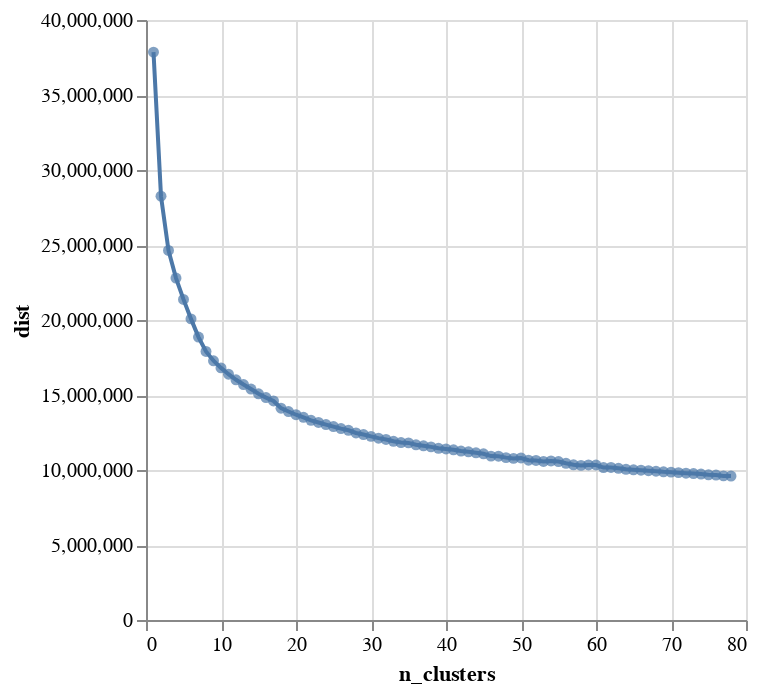

Notebook source saved alongside this figure:
### Code cell
# dist_df = pd.DataFrame({'n_clusters': range(1, len(dists)+1), 'dist': dists})

# dots = alt.Chart(dist_df).mark_circle().encode(
#     x='n_clusters',
#     y='dist',
#     tooltip=['n_clusters', 'dist']
# ).interactive()

# line = alt.Chart(dist_df).mark_line().encode(
#     x='n_clusters',
#     y='dist'
# )

# dots+line

### Figure 1 — Vega-Lite specification as saved in the notebook (floating-point values rounded to 4 significant figures)
{"config": {"view": {"continuousWidth": 300, "continuousHeight": 300}}, "layer": [{"mark": {"type": "circle"}, "encoding": {"tooltip": [{"field": "n_clusters", "type": "quantitative"}, {"field": "dist", "type": "quantitative"}], "x": {"field": "n_clusters", "type": "quantitative"}, "y": {"field": "dist", "type": "quantitative"}}, "name": "view_1"}, {"mark": {"type": "line"}, "encoding": {"x": {"field": "n_clusters", "type": "quantitative"}, "y": {"field": "dist", "type": "quantitative"}}}], "data": {"name": "data-762220774d7cef274e6e5683c25577d1"}, "params": [{"name": "param_1", "select": {"type": "interval", "encodings": ["x", "y"]}, "bind": "scales", "views": ["view_1"]}], "$schema": "https://vega.github.io/schema/vega-lite/v5.20.1.json", "datasets": {"data-762220774d7cef274e6e5683c25577d1": [{"n_clusters": 1, "dist": 37860000.0}, {"n_clusters": 2, "dist": 28250000.0}, {"n_clusters": 3, "dist": 24640000.0}, {"n_clusters": 4, "dist": 22790000.0}, {"n_clusters": 5, "dist": 21370000.0}, {"n_clusters": 6, "dist": 20070000.0}, {"n_clusters": 7, "dist": 18860000.0}, {"n_clusters": 8, "dist": 17900000.0}, {"n_clusters": 9, "dist": 17280000.0}, {"n_clusters": 10, "dist": 16810000.0}, {"n_clusters": 11, "dist": 16380000.0}, {"n_clusters": 12, "dist": 16020000.0}, {"n_clusters": 13, "dist": 15700000.0}, {"n_clusters": 14, "dist": 15400000.0}, {"n_clusters": 15, "dist": 15080000.0}, {"n_clusters": 16, "dist": 14830000.0}, {"n_clusters": 17, "dist": 14600000.0}, {"n_clusters": 18, "dist": 14120000.0}, {"n_clusters": 19, "dist": 13900000.0}, {"n_clusters": 20, "dist": 13680000.0}, {"n_clusters": 21, "dist": 13520000.0}, {"n_clusters": 22, "dist": 13310000.0}, {"n_clusters": 23, "dist": 13170000.0}, {"n_clusters": 24, "dist": 13030000.0}, {"n_clusters": 25, "dist": 12900000.0}, {"n_clusters": 26, "dist": 12760000.0}, {"n_clusters": 27, "dist": 12650000.0}, {"n_clusters": 28, "dist": 12470000.0}, {"n_clusters": 29, "dist": 12360000.0}, {"n_clusters": 30, "dist": 12240000.0}, {"n_clusters": 31, "dist": 12120000.0}, {"n_clusters": 32, "dist": 12040000.0}, {"n_clusters": 33, "dist": 11920000.0}, {"n_clusters": 34, "dist": 11830000.0}, {"n_clusters": 35, "dist": 11810000.0}, {"n_clusters": 36, "dist": 11680000.0}, {"n_clusters": 37, "dist": 11610000.0}, {"n_clusters": 38, "dist": 11540000.0}, {"n_clusters": 39, "dist": 11450000.0}, {"n_clusters": 40, "dist": 11400000.0}, {"n_clusters": 41, "dist": 11350000.0}, {"n_clusters": 42, "dist": 11260000.0}, {"n_clusters": 43, "dist": 11210000.0}, {"n_clusters": 44, "dist": 11150000.0}, {"n_clusters": 45, "dist": 11080000.0}, {"n_clusters": 46, "dist": 10930000.0}, {"n_clusters": 47, "dist": 10920000.0}, {"n_clusters": 48, "dist": 10820000.0}, {"n_clusters": 49, "dist": 10770000.0}, {"n_clusters": 50, "dist": 10800000.0}, {"n_clusters": 51, "dist": 10660000.0}, {"n_clusters": 52, "dist": 10640000.0}, {"n_clusters": 53, "dist": 10570000.0}, {"n_clusters": 54, "dist": 10600000.0}, {"n_clusters": 55, "dist": 10560000.0}, {"n_clusters": 56, "dist": 10450000.0}, {"n_clusters": 57, "dist": 10350000.0}, {"n_clusters": 58, "dist": 10310000.0}, {"n_clusters": 59, "dist": 10330000.0}, {"n_clusters": 60, "dist": 10330000.0}, {"n_clusters": 61, "dist": 10160000.0}, {"n_clusters": 62, "dist": 10170000.0}, {"n_clusters": 63, "dist": 10110000.0}, {"n_clusters": 64, "dist": 10050000.0}, {"n_clusters": 65, "dist": 10010000.0}, {"n_clusters": 66, "dist": 9984000.0}, {"n_clusters": 67, "dist": 9951000.0}, {"n_clusters": 68, "dist": 9917000.0}, {"n_clusters": 69, "dist": 9881000.0}, {"n_clusters": 70, "dist": 9857000.0}, {"n_clusters": 71, "dist": 9824000.0}, {"n_clusters": 72, "dist": 9789000.0}, {"n_clusters": 73, "dist": 9760000.0}, {"n_clusters": 74, "dist": 9729000.0}, {"n_clusters": 75, "dist": 9677000.0}, {"n_clusters": 76, "dist": 9663000.0}, {"n_clusters": 77, "dist": 9607000.0}, {"n_clusters": 78, "dist": 9599000.0}]}}
